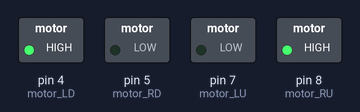
The sketch below on a simulated Arduino Uno, built with avr-gcc and run on an emulated ATmega328P. On the bench: switched loads named in the sketch (green lamp = pin HIGH).

Above: at 0.5 s.
At 5.2 s:
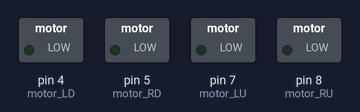
Timing chart, 0 to 13.2 s (numbered marks = the images above):
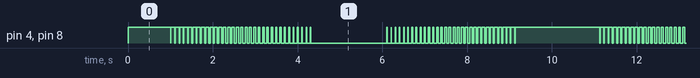

Measured:
- by itself, pin 4 (motor_LD), pin 8 (motor_RU): moves between LOW and HIGH, repeating every 10.1 s
- by itself, everything shown: repeats every 10.1 s, in 68 steps

The sketch:

drill_DC.ino
```cpp
int motor_RU = 8;
int motor_LU = 7;
int motor_RD = 5;
int motor_LD = 4;

void drive(int mode)
{
  if(mode == 0)
  {
    digitalWrite(motor_RU, LOW);
    digitalWrite(motor_LU, LOW);
    digitalWrite(motor_RD, LOW);
    digitalWrite(motor_LD, LOW);
  }
  else if(mode == 1)
  {
    digitalWrite(motor_RU, LOW);
    digitalWrite(motor_LU, HIGH);
    digitalWrite(motor_RD, HIGH);
    digitalWrite(motor_LD, LOW);
  }
  else if(mode == -1)
  {
    digitalWrite(motor_RU, HIGH);
    digitalWrite(motor_LU, LOW);
    digitalWrite(motor_RD, LOW);
    digitalWrite(motor_LD, HIGH);
  }
}

void setup() {
  // put your setup code here, to run once:
  pinMode(motor_RU, OUTPUT);
  pinMode(motor_LU, OUTPUT);
  pinMode(motor_RD, OUTPUT);
  pinMode(motor_LD, OUTPUT);
  drive(0);
}

float x = 100;
float cnt = 75;

void loop() {
  //Drive rotor with slow sinusoidal PWM current waveform.
  x = int(sin(cnt/100*2*PI)*50 + 50);
  if(cnt < 100){cnt++;}
  else{cnt = 0;}
  drive(0);
  delay(x);
  drive(-1);
  delay(100 - x);
}
```
